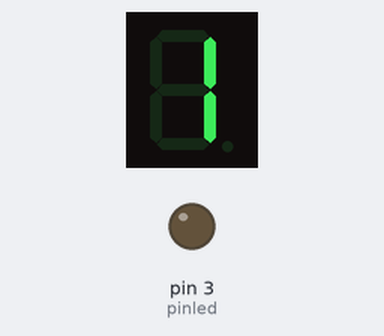
A sketch run on a simulated Arduino Uno, built with avr-gcc and run on an emulated ATmega328P. Parts: 1-digit seven-segment display, output pins drawn as LEDs (lit = HIGH). Wiring (inferred from the names in the program): 1-digit 7-segment display, segments lit when HIGH: segments pin 7, pin 6, pin 5, pin 11, pin 10, pin 8, pin 9, pin 4. The segment pins are drawn as the display they are named for; pins used as bus, display or sensor lines are not drawn.

Above: at 0.1 s.
At 3.1 s:
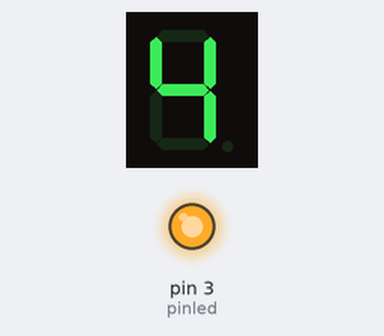
At 5.1 s:
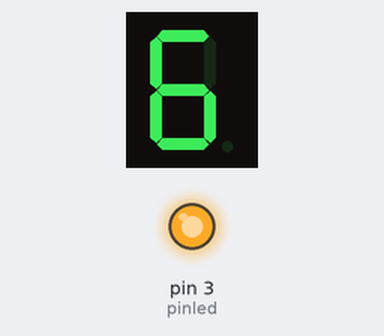
At 7.1 s:
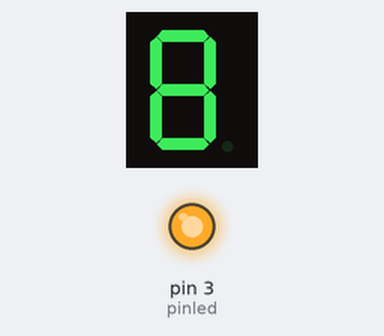
Timing chart, 0 to 40.0 s (numbered marks = the images above):
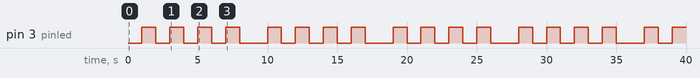

Measured:
- by itself, pin 3 (pinled): repeats every 9.0 s: 3 × (LOW 1.0 s, HIGH 1.0 s), LOW 2.0 s, HIGH 1.0 s
- by itself, everything shown: repeats every 9.0 s, in 9 steps
- what the display in image 1 shows lasts 1.0 s, from 3.0 s to 4.0 s

The sketch:

_1_digit_7_Segment_DIsplay_with_led_on_pairs.ino
```cpp
const int a=7; //a of 7-segment attach to digital pin 7
const int b=6; //b of 7-segment attach to digital pin 6
const int c=5; //c of 7-segment attach to digital pin 5
const int d=11;//d of 7-segment attach to digital pin 11
const int e=10;//e of 7-segment attach to digital pin 10
const int f=8;//f of 7-segment attach to digital pin 8
const int g=9;//g of 7-segment attach to digital pin 9
const int dp=4;//dp of 7-segment attach to digital pin 4
int pinled = 3;
void setup()
{
  pinMode(pinled, OUTPUT);
  //loop over thisPin from 4 to 11 and set them all to output
  for(int thisPin = 4;thisPin <= 11;thisPin++)
  {
    pinMode(thisPin,OUTPUT);
  }
}

void loop()
{
  digital_1();//diaplay 1 to the 7-segment
  delay(1000);//wait for a second
  digital_2();//diaplay 2 to the 7-segment
  delay(1000); //wait for a second
  digital_3();//diaplay 3 to the 7-segment
  delay(1000); //wait for a second
  digital_4();//diaplay 4 to the 7-segment
  delay(1000); //wait for a second
  digital_5();//diaplay 5 to the 7-segment
  delay(1000); //wait for a second
  digital_6();//diaplay 6 to the 7-segment
  delay(1000); //wait for a second
  digital_7();//diaplay 7 to the 7-segment
  delay(1000); //wait for a second
  digital_8();//diaplay 8 to the 7-segment
  delay(1000); //wait for a second
  digital_9();
  delay(1000);
}

void digital_1(void) //diaplay 1 to the 7-segment
{
  digitalWrite(c,HIGH);//turn the c of the 7-segment on
  digitalWrite(b,HIGH);//turn the b of the 7-segment on
  for(int j = 7;j <= 11;j++)//turn off the others
  {
    digitalWrite(j,LOW);
    digitalWrite(pinled, LOW);
  }
  digitalWrite(dp,LOW);//turn the dp of the 7-segment off
}
void digital_2(void) //diaplay 2 to the 7-segment
{
  digitalWrite(b,HIGH);
  digitalWrite(a,HIGH);
  for(int j = 9;j <= 11;j++)
  digitalWrite(j,HIGH);
  digitalWrite(dp,LOW);
  digitalWrite(c,LOW);
  digitalWrite(f,LOW);
  digitalWrite(pinled, HIGH);
}
void digital_3(void) //diaplay 3 to the 7-segment
{
  unsigned char j;
  digitalWrite(g,HIGH);
  digitalWrite(d,HIGH);
  for(j=5;j<=7;j++)
  digitalWrite(j,HIGH);
  digitalWrite(dp,LOW);
  digitalWrite(f,LOW);
  digitalWrite(e,LOW);
  digitalWrite(pinled, LOW);
}
void digital_4(void) //diaplay 4 to the 7-segment
{
  digitalWrite(c,HIGH);
  digitalWrite(b,HIGH);
  digitalWrite(f,HIGH);
  digitalWrite(g,HIGH);
  digitalWrite(dp,LOW);
  digitalWrite(a,LOW);
  digitalWrite(e,LOW);
  digitalWrite(d,LOW);
  digitalWrite(pinled, HIGH);
}
void digital_5(void) //diaplay 5 to the 7-segment
{
  unsigned char j;
  for(j = 7;j <= 9;j++)
  digitalWrite(j,HIGH);
  digitalWrite(c,HIGH);
  digitalWrite(d,HIGH);
  digitalWrite(dp,LOW);
  digitalWrite(b,LOW);
  digitalWrite(e,LOW);
  digitalWrite(pinled, LOW);
}
void digital_6(void) //diaplay 6 to the 7-segment
{
  unsigned char j;
  for(j = 7;j <= 11;j++)
  digitalWrite(j,HIGH);
  digitalWrite(c,HIGH);
  digitalWrite(dp,LOW);
  digitalWrite(b,LOW);
  digitalWrite(pinled, HIGH);
}
void digital_7(void) //diaplay 7 to the 7-segment
{
  unsigned char j;
  for(j = 5;j <= 7;j++)
  digitalWrite(j,HIGH);
  digitalWrite(dp,LOW);
  for(j = 8;j <= 11;j++)
  digitalWrite(j,LOW);
  digitalWrite(pinled, LOW);
}
void digital_8(void) //diaplay 8 to the 7-segment
{
  unsigned char j;
  for(j = 5;j <=11;j++)
  digitalWrite(j,HIGH);
  digitalWrite(dp,LOW);
  digitalWrite(pinled, HIGH);
}

void digital_9(void)
{
  unsigned char j;
  for(j = 5; j<= 11; j++)
  digitalWrite(j, HIGH);
  digitalWrite(dp, HIGH);
  digitalWrite(b, HIGH); // superior dir
  digitalWrite(d, HIGH); // TRAÇO INFERIOR
  digitalWrite(c, HIGH); //TRAÇO LATERAL DIR
  digitalWrite(e, LOW); // inf esq
  digitalWrite(f, HIGH); // SUPERIOR ESQ
  digitalWrite(a, HIGH);// topo
  digitalWrite(g,HIGH);
  digitalWrite(pinled, LOW);
}
```
